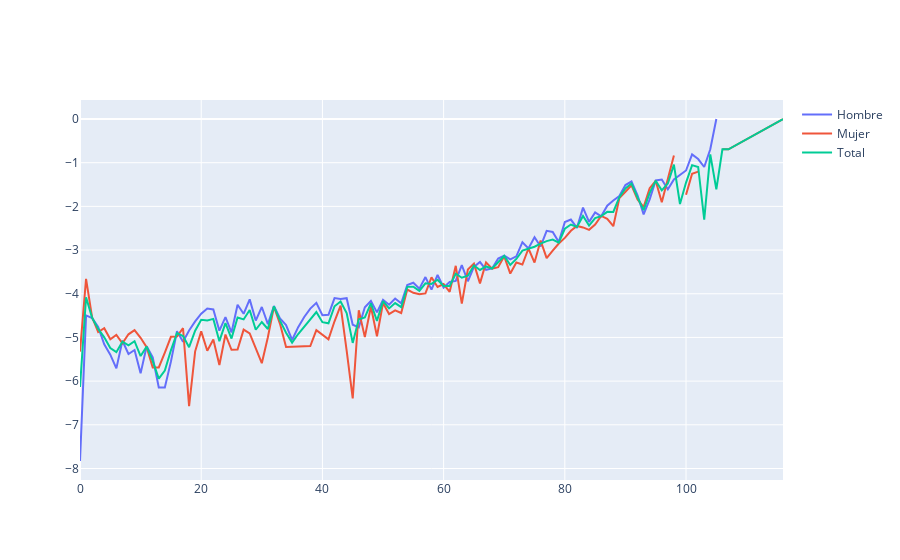

This figure's notebook cell:
### Code cell
fig = go.Figure()
fig.add_trace(go.Scatter(x=df2H["Edad"], y=np.log(df2H["qx"]),mode='lines',name='Hombre'))
fig.add_trace(go.Scatter(x=df2M["Edad"], y=np.log(df2M['qx']),mode='lines',name='Mujer'))
fig.add_trace(go.Scatter(x=df2["Edad"], y=np.log(df2['qx']),mode='lines',name='Total'))
fig.show()
